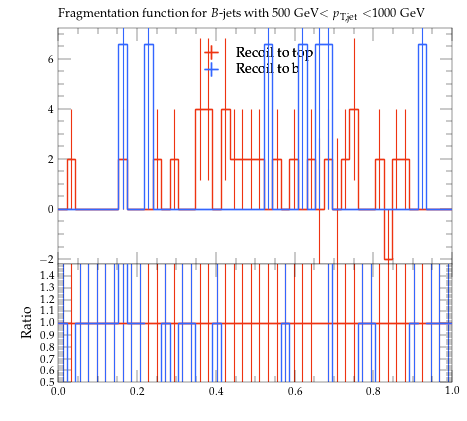

The Python source for this figure:
#! /usr/bin/env python

# This Python script was auto-generated using YODA v2.0.2.
# Analysis object: /MC_HFDECAYS/high_pT_frag_B_jet
# Timestamp: 31-07-2026 (13:13:53)

import matplotlib as mpl
import matplotlib.pyplot as plt
mpl.use('Agg') # comment out for interactive use
import os
import numpy as np

plotDir = os.path.split(os.path.realpath(__file__))[0]
if 'YODA_USER_PLOT_PATH' in globals():
    plot_outdir = globals()['YODA_USER_PLOT_PATH']
else:
    plot_outdir = plotDir

#plot style
plt.style.use(os.path.join(plotDir, '../default.mplstyle'))
# plot metadata
figW, figH = plt.rcParams['figure.figsize']
ax_xLabel = r''
ax_yLabel = r''
ax_title  = r'Fragmentation function for $B$-jets with 500 GeV$<p_\mathrm{T,jet}<$1000 GeV'
ax_xScale = 'linear'
ax_yScale = 'linear'
xLims = (0.0, 1.0)
yLims = (-2.2008503000000004, 7.228863400000001)

# TeX-friendly labels for the legend
labels = {
    'legend' : ([ r"Recoil to top", r"Recoil to b" ], r""),
}

# Adjust canvas width and height
canvasW = 10.0
canvasH = 9.0
figW *= canvasW/10.
figH *= canvasH/9.

# Create figure and axis objects
fig, (ax, ratio0_ax) = plt.subplots(2, 1, sharex=True,
                  figsize=(figW,figH), gridspec_kw={'height_ratios': (6.0, 3.0)})

# Set figure margins
plt.subplots_adjust(
    left   = 1.0 * plt.rcParams['figure.subplot.left'],
    right  = 1.0 * plt.rcParams['figure.subplot.right'],
    top    = 1.0 * plt.rcParams['figure.subplot.top'],
    bottom = 1.0 * plt.rcParams['figure.subplot.bottom'])

ratio0_ax.yaxis.set_major_locator(mpl.ticker.MultipleLocator(0.1))
ratio0_ax.set_ylim(0.5, 1.4999)
ratio0_ax.set_ylabel('Ratio')

# the numerical data is stored in a separate file
dataf = dict()
prefix = os.path.split(__file__)[0]
if prefix:    prefix = prefix + '/'
exec(open(prefix+'high_pT_frag_B_jet__data.py').read(), dataf)


legend_handles = dict() # keep track of handles for the legend

# style options for curves
# starts at zorder>=5 to draw curve on top of legend
styles = {
  'recoil_t': {
    'color' : '#EE3311',
    'linestyle' : '-',
    'linewidth' : 1,
    'marker' : 'none',
    'markersize' : 2,
    'capsize' : 0.0,
    'zorder' : 5,
    'histstyle' : 1,
    'drawstyle' : 'steps-pre',
    'xerrorbars' : 1,
    'yerrorbars' : 1,
    'fillcolor' : None,
    'fillopacity' : 1.0,
    'ratio0_linestyle' : '-',
    'ratio0_linewidth' : 1,
    'ratio0_marker' : 'none',
    'ratio0_markersize' : 2,
    'ratio0_capsize' : 0.0,
    'ratio0_zorder' : 5,
    'ratio0_histstyle' : 1,
    'ratio0_drawstyle' : 'steps-pre',
    'ratio0_xerrorbars' : 1,
    'ratio0_yerrorbars' : 1,
  },
  'recoil_b': {
    'color' : '#3366FF',
    'linestyle' : '-',
    'linewidth' : 1,
    'marker' : 'none',
    'markersize' : 2,
    'capsize' : 0.0,
    'zorder' : 6,
    'histstyle' : 1,
    'drawstyle' : 'steps-pre',
    'xerrorbars' : 1,
    'yerrorbars' : 1,
    'fillcolor' : None,
    'fillopacity' : 1.0,
    'ratio0_linestyle' : '-',
    'ratio0_linewidth' : 1,
    'ratio0_marker' : 'none',
    'ratio0_markersize' : 2,
    'ratio0_capsize' : 0.0,
    'ratio0_zorder' : 6,
    'ratio0_histstyle' : 1,
    'ratio0_drawstyle' : 'steps-pre',
    'ratio0_xerrorbars' : 1,
    'ratio0_yerrorbars' : 1,
  },
}

# curve from input yoda files in main panel
for label, yvals in dataf['yvals'].items():
    if all(np.isnan(v) for v in dataf['yvals'][label]):
        continue
    tmp = None
    if styles[label]['histstyle']: # draw as histogram
        xpos = dataf['xedges'][label] if styles[label]['drawstyle'] else dataf['xpoints'][label]
        ypos = np.insert(yvals, 0, yvals[0]) if styles[label]['drawstyle'] else yvals
        if styles[label]['fillcolor']: # fill area below curve
            ax.fill_between(xpos, ypos, step='pre',
                            color=styles[label]['fillcolor'],
                            alpha=styles[label]['fillopacity'])
        tmp, = ax.plot(xpos, ypos,
                       color=styles[label]['color'],
                       linestyle=styles[label]['linestyle'],
                       linewidth=styles[label]['linewidth'],
                       drawstyle=styles[label]['drawstyle'], solid_joinstyle='miter',
                       zorder=styles[label]['zorder'], label=label)
    tmp = ax.errorbar(dataf['xpoints'][label], yvals,
                      xerr=np.array(dataf['xerrs'][label])*styles[label]['xerrorbars'],
                      yerr=np.array(dataf['yerrs'][label])*styles[label]['yerrorbars'],
                      fmt=styles[label]['marker'], capsize=styles[label]['capsize'],
                      markersize=styles[label]['markersize'],
                      ecolor=styles[label]['color'],
                      color=styles[label]['color'], zorder=styles[label]['zorder'])
    tmp[-1][0].set_linestyle(styles[label]['linestyle'])
    tmp[-1][0].set_linewidth(styles[label]['linewidth'])
    if label in dataf['add_legend_handle']:  legend_handles[label] = tmp
    for varLabel in dataf['variation_yvals'].keys():
        if varLabel.startswith(label):
            tmp, = ax.plot(dataf['xedges'][label], dataf['variation_yvals'][varLabel],
                           color=styles[label]['color'],
                           linestyle=styles[label]['linestyle'],
                           linewidth=styles[label]['linewidth'],
                           drawstyle='steps-pre', solid_joinstyle='miter',
                           zorder=styles[label]['zorder'], alpha=0.5)


# plots on ratio panel
# curve from input yoda files in ratio panel
for label, yvals in dataf['ratio0_yvals'].items():
    if all(np.isnan(v) for v in yvals):
        continue
    if styles[label]['ratio0_histstyle']: # plot as histogram
        xpos = dataf['xedges']['recoil_t'] if styles[label]['ratio0_drawstyle'] else dataf['xpoints']['recoil_t']
        ypos = np.insert(yvals, 0, yvals[0]) if styles[label]['ratio0_drawstyle'] else yvals
        ratio0_ax.plot(xpos, ypos,
                       color=styles[label]['color'],
                       linewidth=styles[label]['linewidth'],
                       linestyle=styles[label]['ratio0_linestyle'],
                       drawstyle=styles[label]['ratio0_drawstyle'], zorder=styles[label]['zorder'],
                       solid_joinstyle='miter')
    tmp = ratio0_ax.errorbar(dataf['xpoints']['recoil_t'], yvals,
                             xerr=np.array(dataf['ref_xerrs'])*styles[label]['ratio0_xerrorbars'],
                             yerr=np.array(dataf['ratio0_yerrs'][label])*styles[label]['ratio0_yerrorbars'],
                             fmt=styles[label]['ratio0_marker'], capsize=styles[label]['ratio0_capsize'],
                             markersize=styles[label]['ratio0_markersize'],
                             ecolor=styles[label]['color'],
                             color=styles[label]['color'])
    tmp[-1][0].set_linestyle(styles[label]['ratio0_linestyle'])
    tmp[-1][0].set_linewidth(styles[label]['ratio0_linewidth'])

    for varlabel in dataf['ratio0_variation_vals'].keys():
        if varlabel.startswith(label):
            ratio0_ax.plot(dataf['xedges']['recoil_t'],
                            dataf['ratio0_variation_vals'][varlabel],
                            color=styles[label]['color'],
                            linestyle=styles[label]['linestyle'],
                            linewidth=styles[label]['linewidth'],
                            drawstyle='steps-pre', solid_joinstyle='miter',
                            zorder=1, alpha=0.5)

legend_items = list(legend_handles.values())
ax.add_artist(ax.legend(legend_items,
                        labels['legend'][0],
                        title=labels['legend'][1],
                        alignment='left',
                        loc='upper center',
                        bbox_to_anchor=(0.5, 0.97)))

# set plot metadata as defined above
ratio0_ax.set_xlabel(ax_xLabel)
ratio0_ax.xaxis.set_label_coords(1., -0.15)
ax.set_ylabel(ax_yLabel, ha='right', va='top')
ax.yaxis.set_label_coords(-0.11, 1.0)
ax.set_title(ax_title, loc='left')
ax.set_xscale(ax_xScale)
ax.set_yscale(ax_yScale)
ax.set_xlim(xLims)
ax.set_ylim(yLims)

# tick formatting
plt.rcParams['xtick.top'] = True
plt.rcParams['ytick.right'] = True
fig.align_ylabels((ax, ratio0_ax))
plt.savefig(os.path.join(plot_outdir, 'high_pT_frag_B_jet.pdf'), format='PDF')
plt.savefig(os.path.join(plot_outdir, 'high_pT_frag_B_jet.png'), format='PNG')

plt.close(fig)
